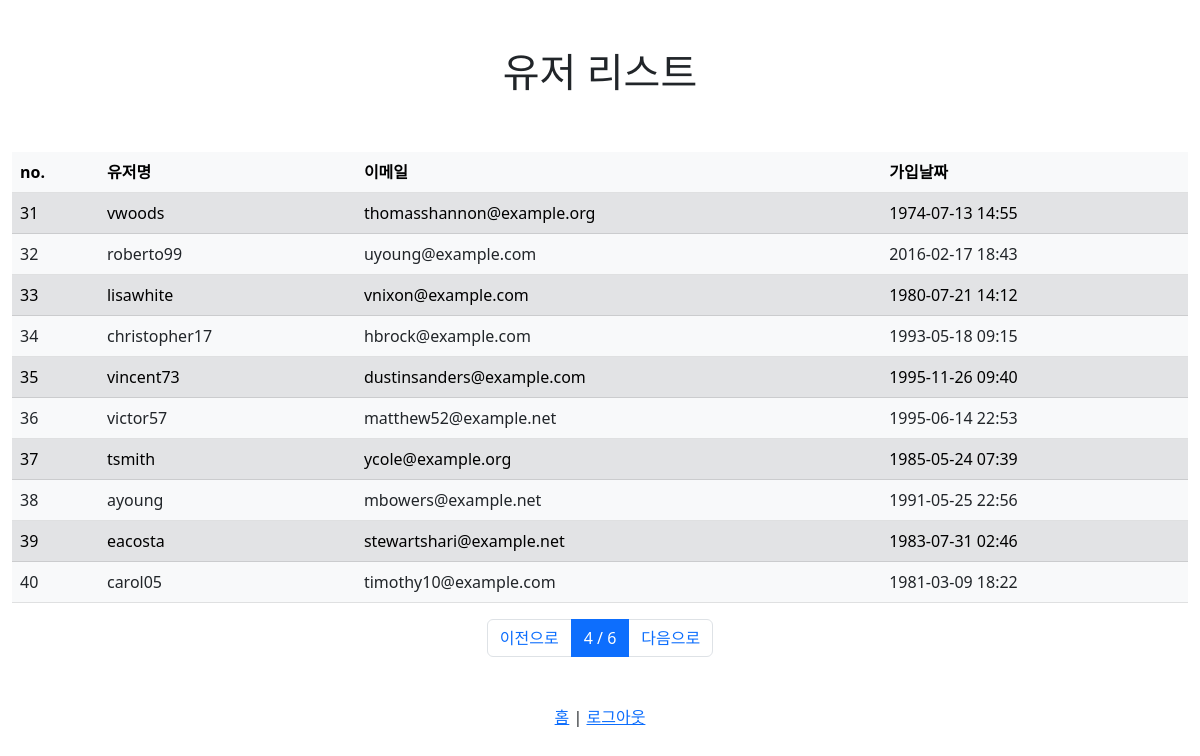
Page /users/?page=4 (signed in) on the committed database.
### user/models.py (models this page shows, shortened)
class User(AbstractUser):
    register_date = models.DateTimeField(auto_now_add=True, verbose_name="등록날짜")
    class Meta:
        verbose_name = "사용자"
        verbose_name_plural = "사용자"

### user/views.py (the view)
# urls.py: path("users/", user_list_view, name="user_list"),
@login_required
def user_list_view(request):
    page = int(request.GET.get("page", 1))
    users = User.objects.all().order_by("id")  # order_by('-id') : Descending
    paginator = Paginator(users, 10)  # list per page
    users = paginator.get_page(page)
    return render(request, "users.html", {"users": users})

### templates/users.html
{% extends "base.html" %}
{% block content %}
<div class="row mt-5">
  <div class="col-12 text-center">
    <h1>유저 리스트</h1>
  </div>
</div>
<div class="row mt-5">
  <div class="col-12">
    <table class="table table-light">
      <thead class="thead-light">
        <tr>
          <th scope="col">no.</th>
          <th scope="col">유저명</th>
          <th scope="col">이메일</th>
          <th scope="col">가입날짜</th>
        </tr>
      </thead>
      <tbody class="text-dark">
        {% for user in users %}
        <tr class={% cycle "table-secondary" "" %}>
          <td scope="row">{{ user.id }}</td>
          <td>{{ user.username }}</td>
          <td>{{ user.email }}</td>
          <td>{{ user.register_date|date:'Y-m-d H:i' }}</td>
        </tr>
        {% endfor %}
      </tbody>
    </table>
  </div>
</div>
<nav>
  <ul class="pagination justify-content-center">
    {% if users.has_previous %}
    <li class="page-item">
      <a class="page-link" href="?page={{ users.previous_page_number }}">이전으로</a>
    </li>
    {% else %}
    <li class="page-item disabled">
      <a class="page-link" href="#">이전으로</a>
    </li>
    {% endif %}
    <li class="page-item active">
      <a class="page-link" href="#">{{ users.number }} / {{ users.paginator.num_pages }}</a>
    </li>
    {% if users.has_next %}
    <li class="page-item">
      <a class="page-link" href="?page={{ users.next_page_number }}">다음으로</a>
    {% else %}
    <li class="page-item disabled">
      <a class="page-link disabled" href="#">다음으로</a>
    {% endif %}
    </li>
  </ul>
</nav>
<div class="row mt-5">
  <div class="col-12 text-center">
      <a href="/">홈</a>
      |
      <a href="/logout">로그아웃</a>
  </div>
</div>
{% endblock %}

### rows in the picture
User: id "31", username "vwoods", email "thomasshannon@example.org", register_date "1974-07-13 14:55"
User: id "32", username "roberto99", email "uyoung@example.com", register_date "2016-02-17 18:43"
User: id "33", username "lisawhite", email "vnixon@example.com", register_date "1980-07-21 14:12"
User: id "34", username "christopher17", email "hbrock@example.com", register_date "1993-05-18 09:15"
User: id "35", username "vincent73", email "dustinsanders@example.com", register_date "1995-11-26 09:40"
User: id "36", username "victor57", email "matthew52@example.net", register_date "1995-06-14 22:53"
User: id "37", username "tsmith", email "ycole@example.org", register_date "1985-05-24 07:39"
User: id "38", username "ayoung", email "mbowers@example.net", register_date "1991-05-25 22:56"
User: id "39", username "eacosta", email "stewartshari@example.net", register_date "1983-07-31 02:46"
User: id "40", username "carol05", email "timothy10@example.com", register_date "1981-03-09 18:22"

### other values in the picture
{{ users.number }} "4"
{{ users.paginator.num_pages }} "6"
